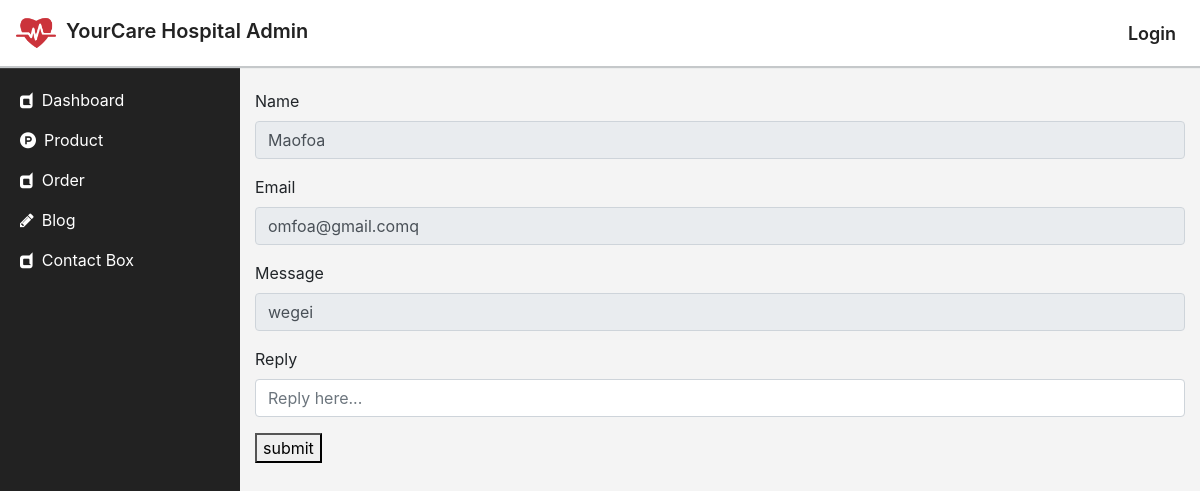
The page /staff/contact-box/3 on the database as committed earlier.
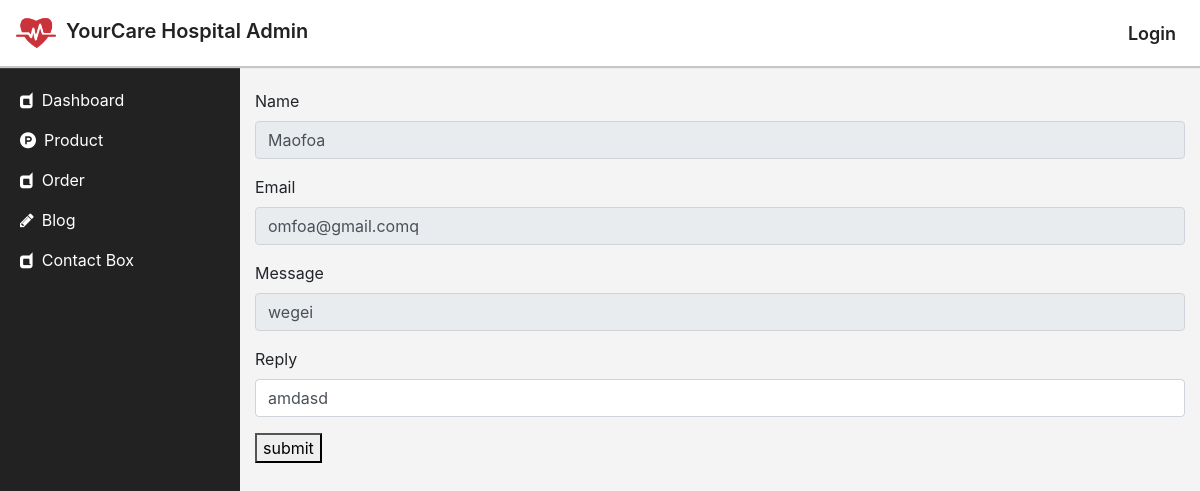
The same page on the database as committed later.
### staff/models.py (models this page shows, shortened)
class Contact(models.Model):
	name = models.CharField(max_length=255, blank=True)
	email = models.CharField(max_length=255, blank=True)
	message = models.TextField(max_length=255, blank=True)
	reply = models.TextField(max_length=255, blank=True, default='')
	update = models.DateTimeField(auto_now_add=True)

### staff/views.py (the view, shortened to what this page needs)
# urls.py: path('contact-box/<int:id>',views.ContactBoxDetails.as_view(), name='contact_box_details'),
class ContactBoxDetails(View):
	template_name = 'staff/contact/contact_details.html'
	def get(self, request,id):
		contact = staff_model.Contact.objects.get(id=id)
		form = ContactBoxForm(instance=contact)
		contexts = {
			'form':form,
			'contact':contact,
		}
		return render(request, self.template_name, contexts)

### staff/forms.py
class ContactBoxForm(forms.ModelForm):
	class Meta:
		model = Contact
		fields = ('name', 'email', 'message', 'reply')
		widgets = {
			'name': forms.TextInput(
				attrs = {
					'class':'form-control',
					'readonly':'readonly',
				}
			),
			'email': forms.TextInput(
				attrs = {
					'class': 'form-control',
					'readonly': 'readonly',
				}
			),
			'message': forms.TextInput(
				attrs = {
					'class': 'form-control',
					'readonly': 'readonly',
				}
			),
			'reply': forms.TextInput(
				attrs = {
					'class': 'form-control',
					'placeholder': 'Reply here...'
				}
			),
		}

### staff/templates/staff/contact/contact_details.html (shortened to what this page needs)
{% extends 'base_staff.html' %}
{% block content %}
<div class="container my-4">
	<form method="POST">
		<div class="form-group">
			<label for="name">Name</label>
			{{form.name}}
		</div>
		<div class="form-group">
			<label for="name">Email</label>
			{{form.email}}
		</div>
		<div class="form-group">
			<label for="name">Message</label>
			{{form.message}}
		</div>
		<div class="form-group">
			<label for="name">Reply</label>
			{{form.reply}}
		</div>
		<div class="form-group">
			<button>submit</button>
		</div>
	</form>
</div>
{% endblock %}

Rows that differ between the two databases and show on the page:
changed Contact "Maofoa": reply (not shown) → "amdasd"
